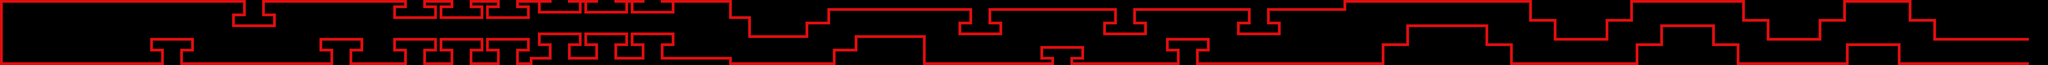

The image is a tile-based game level rendered from a .tmx file. Its description and source (layers, tilesets, objects; grid data summarised) follow:
An orthogonal 750x24 tile map with 30x30 px tiles, 1 tile layer (Tile Layer 1) and 1 object (finish).

<map version="1.0" orientation="orthogonal" renderorder="right-down" width="750" height="24" tilewidth="30" tileheight="30" nextobjectid="4">
 <properties>
  <property name="fixed_camera" value="" />
  <property name="spawn_x" value="7" />
  <property name="spawn_y" value="5" />
 </properties>
 <tileset firstgid="1" name="colors" tilewidth="30" tileheight="30" spacing="5" margin="2">
  <image source="../../sprites/35_darklights.png" width="1024" height="1024" />
 </tileset>
 <layer name="Tile Layer 1" width="750" height="24">
  <data>[18000 cells, 2300 non-empty, 1 distinct tile ids]</data>
 </layer>
 <objectgroup name="Object Layer 1">
  <object id="2" type="finish" x="22260" y="450" width="30" height="240" />
 </objectgroup>
</map>
